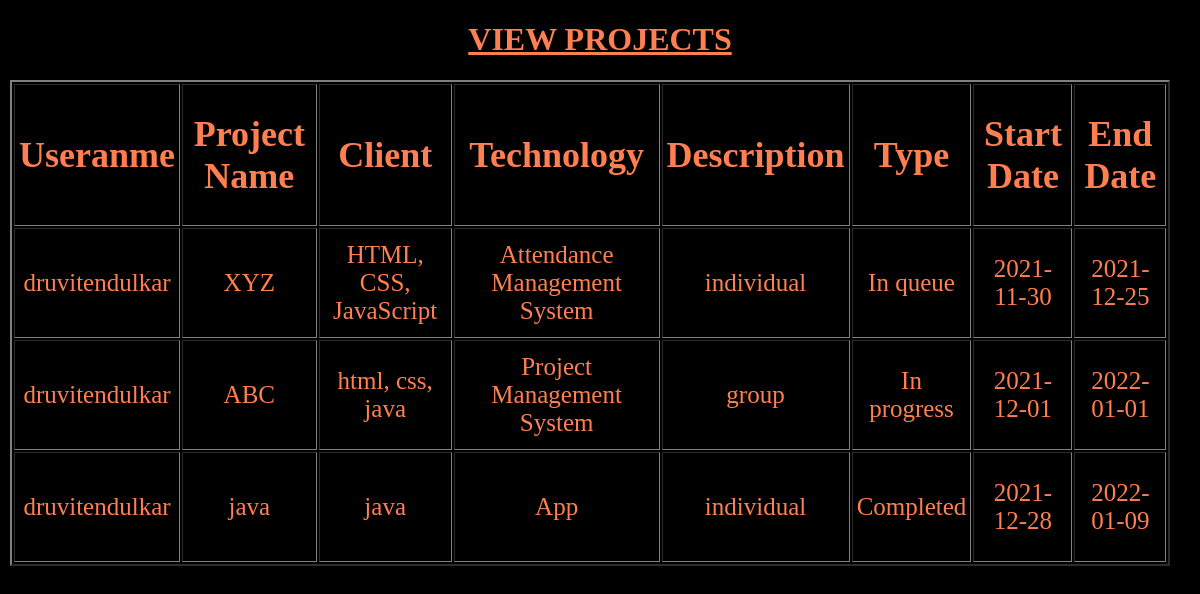
/view.php (signed in), run on the app's committed database.
### tables this page shows
CREATE TABLE `add_project` (
  `id` int(11) NOT NULL,
  `username` varchar(300) NOT NULL,
  `proj_name` varchar(300) NOT NULL,
  `client` varchar(300) NOT NULL,
  `technology` varchar(300) NOT NULL,
  `proj_desc` varchar(500) NOT NULL,
  `type` varchar(300) NOT NULL,
  `status` varchar(300) NOT NULL,
  `start_date` date NOT NULL,
  `end_date` date NOT NULL
);

### view.php (the view, shortened to what this page needs)
<?php
$con = mysqli_connect("localhost", "root");
mysqli_select_db($con, 'task-1');
$user = $_SESSION['username'];
$qa="SELECT * FROM add_project WHERE username = '$user' ";
$query = mysqli_query($con, $qa);
$rowcount = mysqli_num_rows($query);
?>
<!DOCTYPE html>
<html lang="en">
<head>
</head>
<body>
    <h1><u>VIEW PROJECTS</u></h1>
    <?php
    if($rowcount>0){
        ?>
<table border='2'>
    <tr>
        <th><h1>Useranme</h1></th>
        <th><h1>Project Name</h1></th>
        <th><h1>Client</h1></th>
        <th><h1>Technology</h1></th>
        <th><h1>Description</h1></th>
        <th><h1>Type</h1></th>
        <th><h1>Start Date</h1></th>
        <th><h1>End Date</h1></th>
    </tr>
<?php
for($i=1; $i<=$rowcount; $i++)
{
    $row = mysqli_fetch_array($query, MYSQLI_ASSOC);
?>
<tr>
<td><?php echo $row["username"] ?></td>
<td><?php echo $row["proj_name"] ?></td>
<td><?php echo $row["technology"] ?></td>
<td><?php echo $row["proj_desc"] ?></td>
<td><?php echo $row["type"] ?></td>
<td><?php echo $row["status"] ?></td>
<td><?php echo $row["start_date"] ?></td>
<td><?php echo $row["end_date"] ?></td>
</tr>
<?php
}
    }
else{
    echo "NO PROJECTS ADDED YET!!";
}
?>
</table>
</body>
</html>

### view.php (style rules this page uses)
* { background-color: black; color: coral; text-align: center; }
table { margin:2px; width: 98%; }
th { height: 100px; font-size: 18px; padding: 4px; }
tr, td { height: 100px; text-align: center; font-size: 25px; padding: 4px; }

### data on the page
add_project: username "druvitendulkar", proj_name "XYZ", technology "HTML, CSS, JavaScript", proj_desc "Attendance Management System", type "individual", status "In queue", start_date "2021-11-30", end_date "2021-12-25"
add_project: username "druvitendulkar", proj_name "ABC", technology "html, css, java", proj_desc "Project Management System", type "group", status "In progress", start_date "2021-12-01", end_date "2022-01-01"
add_project: username "druvitendulkar", proj_name "java", technology "java", proj_desc "App", type "individual", status "Completed", start_date "2021-12-28", end_date "2022-01-09"
